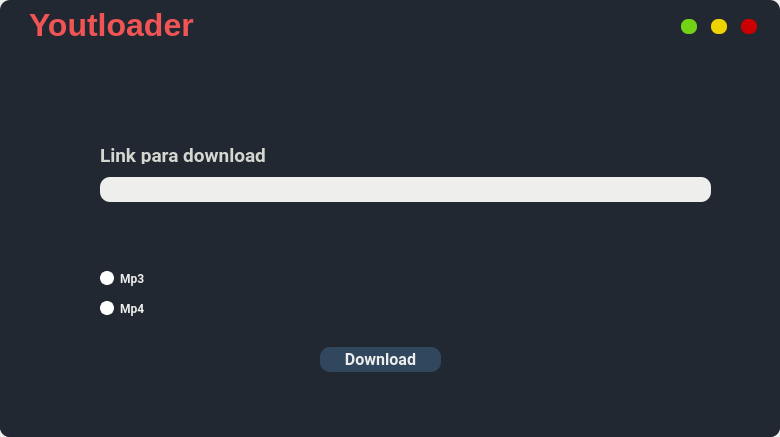
<?xml version="1.0" encoding="UTF-8"?>
<ui version="4.0">
 <class>Youtloader</class>
 <widget class="QMainWindow" name="Youtloader">
  <property name="geometry">
   <rect>
    <x>0</x>
    <y>0</y>
    <width>780</width>
    <height>437</height>
   </rect>
  </property>
  <property name="windowTitle">
   <string>MainWindow</string>
  </property>
  <widget class="QWidget" name="centralwidget">
   <layout class="QVBoxLayout" name="verticalLayout">
    <property name="spacing">
     <number>0</number>
    </property>
    <property name="leftMargin">
     <number>0</number>
    </property>
    <property name="topMargin">
     <number>0</number>
    </property>
    <property name="rightMargin">
     <number>0</number>
    </property>
    <property name="bottomMargin">
     <number>0</number>
    </property>
    <item>
     <widget class="QFrame" name="frame">
      <property name="styleSheet">
       <string notr="true">background-color: rgb(34, 40, 49);
border-radius: 10px;</string>
      </property>
      <property name="frameShape">
       <enum>QFrame::NoFrame</enum>
      </property>
      <property name="frameShadow">
       <enum>QFrame::Raised</enum>
      </property>
      <layout class="QVBoxLayout" name="verticalLayout_2">
       <property name="spacing">
        <number>0</number>
       </property>
       <property name="leftMargin">
        <number>0</number>
       </property>
       <property name="topMargin">
        <number>0</number>
       </property>
       <property name="rightMargin">
        <number>0</number>
       </property>
       <property name="bottomMargin">
        <number>0</number>
       </property>
       <item>
        <widget class="QFrame" name="title">
         <property name="enabled">
          <bool>true</bool>
         </property>
         <property name="minimumSize">
          <size>
           <width>780</width>
           <height>50</height>
          </size>
         </property>
         <property name="maximumSize">
          <size>
           <width>1600000</width>
           <height>1600000</height>
          </size>
         </property>
         <property name="styleSheet">
          <string notr="true">background-color: none;</string>
         </property>
         <property name="frameShape">
          <enum>QFrame::NoFrame</enum>
         </property>
         <property name="frameShadow">
          <enum>QFrame::Raised</enum>
         </property>
         <layout class="QHBoxLayout" name="horizontalLayout">
          <item>
           <widget class="QFrame" name="frame_3">
            <property name="frameShape">
             <enum>QFrame::StyledPanel</enum>
            </property>
            <property name="frameShadow">
             <enum>QFrame::Raised</enum>
            </property>
            <widget class="QLabel" name="youtloaderTitle">
             <property name="geometry">
              <rect>
               <x>20</x>
               <y>0</y>
               <width>181</width>
               <height>31</height>
              </rect>
             </property>
             <property name="font">
              <font>
               <pointsize>24</pointsize>
               <weight>75</weight>
               <bold>true</bold>
              </font>
             </property>
             <property name="styleSheet">
              <string notr="true">color: rgb(240, 84, 84);</string>
             </property>
             <property name="text">
              <string>Youtloader</string>
             </property>
            </widget>
           </widget>
          </item>
          <item>
           <widget class="QFrame" name="frame_2">
            <property name="minimumSize">
             <size>
              <width>20</width>
              <height>10</height>
             </size>
            </property>
            <property name="maximumSize">
             <size>
              <width>100</width>
              <height>16777215</height>
             </size>
            </property>
            <property name="frameShape">
             <enum>QFrame::StyledPanel</enum>
            </property>
            <property name="frameShadow">
             <enum>QFrame::Raised</enum>
            </property>
            <widget class="QPushButton" name="Maxim">
             <property name="geometry">
              <rect>
               <x>10</x>
               <y>10</y>
               <width>16</width>
               <height>15</height>
              </rect>
             </property>
             <property name="minimumSize">
              <size>
               <width>15</width>
               <height>15</height>
              </size>
             </property>
             <property name="maximumSize">
              <size>
               <width>16</width>
               <height>16</height>
              </size>
             </property>
             <property name="toolTip">
              <string>Maximizar</string>
             </property>
             <property name="styleSheet">
              <string notr="true">QPushButton{
	background-color: rgb(115, 210, 22);
	border-radius: 7px;
}
QPushButton:hover{
	background-color: rgb(74, 188, 62);
}
</string>
             </property>
             <property name="text">
              <string/>
             </property>
            </widget>
            <widget class="QPushButton" name="Minim">
             <property name="geometry">
              <rect>
               <x>40</x>
               <y>10</y>
               <width>16</width>
               <height>15</height>
              </rect>
             </property>
             <property name="minimumSize">
              <size>
               <width>15</width>
               <height>15</height>
              </size>
             </property>
             <property name="maximumSize">
              <size>
               <width>16</width>
               <height>16</height>
              </size>
             </property>
             <property name="toolTip">
              <string>Minimizar</string>
             </property>
             <property name="styleSheet">
              <string notr="true">QPushButton{
	background-color: rgb(237, 212, 0);
	border-radius: 7px;
}
QPushButton:hover{
	background-color: rgb(255, 239, 103);
}</string>
             </property>
             <property name="text">
              <string/>
             </property>
            </widget>
            <widget class="QPushButton" name="Exit">
             <property name="geometry">
              <rect>
               <x>70</x>
               <y>10</y>
               <width>16</width>
               <height>15</height>
              </rect>
             </property>
             <property name="minimumSize">
              <size>
               <width>15</width>
               <height>15</height>
              </size>
             </property>
             <property name="maximumSize">
              <size>
               <width>16</width>
               <height>16</height>
              </size>
             </property>
             <property name="toolTip">
              <string>Fechar</string>
             </property>
             <property name="styleSheet">
              <string notr="true">QPushButton{
	background-color: rgb(204, 0, 0);
	border-radius: 7px;
}
QPushButton:hover{
	background-color: rgb(250, 55, 55);
}
</string>
             </property>
             <property name="text">
              <string/>
             </property>
            </widget>
           </widget>
          </item>
         </layout>
        </widget>
       </item>
       <item>
        <widget class="QFrame" name="body">
         <property name="minimumSize">
          <size>
           <width>0</width>
           <height>300</height>
          </size>
         </property>
         <property name="maximumSize">
          <size>
           <width>116000</width>
           <height>400</height>
          </size>
         </property>
         <property name="sizeIncrement">
          <size>
           <width>2</width>
           <height>2</height>
          </size>
         </property>
         <property name="baseSize">
          <size>
           <width>40</width>
           <height>40</height>
          </size>
         </property>
         <property name="styleSheet">
          <string notr="true">QRadioButton {
    color:                  white;
}

QRadioButton::indicator {
    width:                  10px;
    height:                 10px;
    border-radius:          7px;
}

QRadioButton::indicator:checked {
    
	background-color: rgb(127, 141, 255);
    border:                 2px solid white;
}

QRadioButton::indicator:unchecked {
    background-color: white;
    border:                 2px solid white;
}
</string>
         </property>
         <property name="frameShape">
          <enum>QFrame::StyledPanel</enum>
         </property>
         <property name="frameShadow">
          <enum>QFrame::Raised</enum>
         </property>
         <widget class="QLabel" name="label_2">
          <property name="geometry">
           <rect>
            <x>100</x>
            <y>10</y>
            <width>171</width>
            <height>17</height>
           </rect>
          </property>
          <property name="font">
           <font>
            <family>Roboto</family>
            <pointsize>14</pointsize>
            <weight>75</weight>
            <bold>true</bold>
           </font>
          </property>
          <property name="styleSheet">
           <string notr="true">color: rgb(211, 215, 207);</string>
          </property>
          <property name="text">
           <string>Link para download</string>
          </property>
         </widget>
         <widget class="QPushButton" name="downloadButton">
          <property name="geometry">
           <rect>
            <x>320</x>
            <y>210</y>
            <width>121</width>
            <height>25</height>
           </rect>
          </property>
          <property name="font">
           <font>
            <family>Roboto</family>
            <pointsize>12</pointsize>
            <weight>75</weight>
            <bold>true</bold>
           </font>
          </property>
          <property name="styleSheet">
           <string notr="true">QPushButton{
	background-color: rgb(48, 71, 94);
	color: rgb(238, 238, 236);
}

QPushButton:hover{
	
	background-color: rgb(57, 83, 109);
}</string>
          </property>
          <property name="text">
           <string>Download</string>
          </property>
         </widget>
         <widget class="QRadioButton" name="mp3Rad">
          <property name="geometry">
           <rect>
            <x>100</x>
            <y>130</y>
            <width>112</width>
            <height>23</height>
           </rect>
          </property>
          <property name="font">
           <font>
            <family>Roboto</family>
            <weight>75</weight>
            <bold>true</bold>
           </font>
          </property>
          <property name="focusPolicy">
           <enum>Qt::StrongFocus</enum>
          </property>
          <property name="autoFillBackground">
           <bool>false</bool>
          </property>
          <property name="styleSheet">
           <string notr="true">color: rgb(238, 238, 236);</string>
          </property>
          <property name="text">
           <string>Mp3</string>
          </property>
         </widget>
         <widget class="QRadioButton" name="mp4Rad">
          <property name="geometry">
           <rect>
            <x>100</x>
            <y>160</y>
            <width>112</width>
            <height>23</height>
           </rect>
          </property>
          <property name="font">
           <font>
            <family>Roboto</family>
            <weight>75</weight>
            <bold>true</bold>
           </font>
          </property>
          <property name="focusPolicy">
           <enum>Qt::StrongFocus</enum>
          </property>
          <property name="styleSheet">
           <string notr="true">color: rgb(238, 238, 236);</string>
          </property>
          <property name="text">
           <string>Mp4</string>
          </property>
         </widget>
         <widget class="QLineEdit" name="inputURL">
          <property name="geometry">
           <rect>
            <x>100</x>
            <y>40</y>
            <width>611</width>
            <height>25</height>
           </rect>
          </property>
          <property name="styleSheet">
           <string notr="true">background-color: rgb(238, 238, 236);
border-radius: 10px;
color:  rgb(122, 131, 203);</string>
          </property>
         </widget>
        </widget>
       </item>
      </layout>
     </widget>
    </item>
   </layout>
  </widget>
 </widget>
 <resources/>
 <connections/>
</ui>
